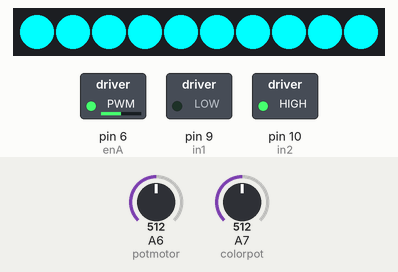
The sketch below on a simulated Arduino Nano, built with avr-gcc and run on an emulated ATmega328P. Parts: 10 RGB LEDs in strip order, left to right, switched loads named in the sketch (green lamp = pin HIGH). The inputs (shaded band) are chosen by the test bench; at power-on: A7 (colorpot) = 512, A6 (potmotor) = 512.

Above: at 1.2 s.
1.3 s: A7 (colorpot) set to 716
At 2.1 s:
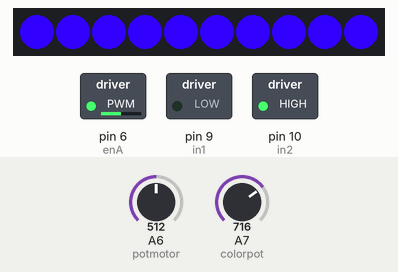
3.1 s: A7 (colorpot) set to 900
At 3.8 s:
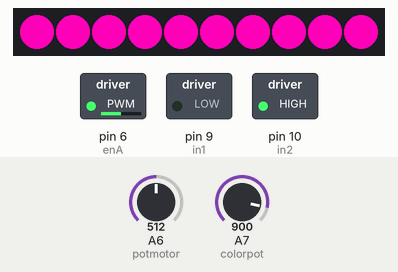
4.9 s: A7 (colorpot) set to 306
At 6.4 s:
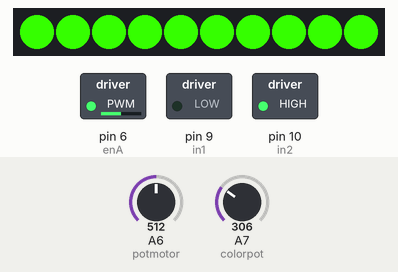
6.7 s: A7 (colorpot) set to 122
At 7.5 s:
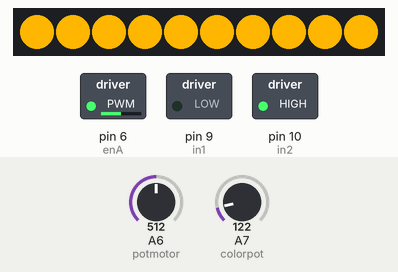
8.5 s: A7 (colorpot) set to 1023
At 9.1 s:
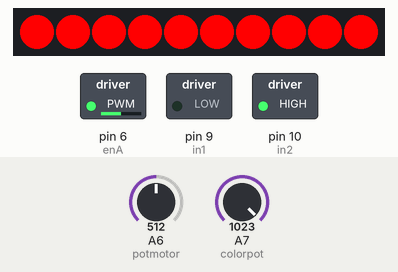
10.3 s: A6 (potmotor) set to 716
At 11.2 s:
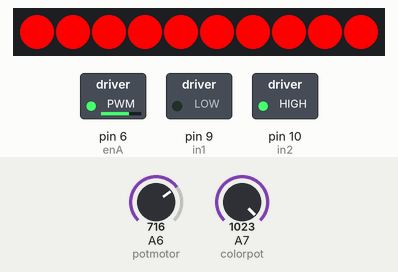
Timing chart, 0 to 12.8 s (numbered marks = the images above; inputs shaded):
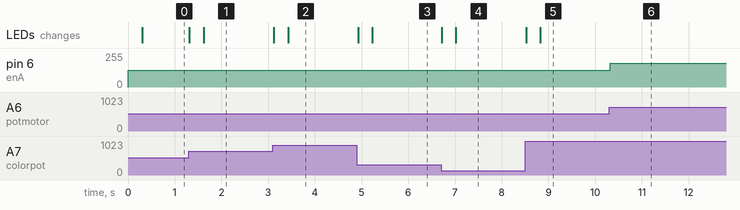

Measured:
- after the input at 1.3 s, the LEDs: first change at once (image 1 shows a later state)
- after the input at 3.1 s, the LEDs: first change at once (image 2 shows a later state)
- after the input at 4.9 s, the LEDs: first change at once (image 3 shows a later state)
- after the input at 6.7 s, the LEDs: first change at once (image 4 shows a later state)
- after the input at 8.5 s, the LEDs: first change at once (image 5 shows a later state)
- after the input at 10.3 s, pin 6 (enA): 127/255 → 178/255 at once

The sketch:

wavetank.ino
```cpp
#define enA 6
#define in1 9
#define in2 10
int potValue;
int pwmOutput;
const int potmotor = A6;
int y;

#include <Adafruit_NeoPixel.h>
#define PIN 8
#define NUMPIXELS 10
Adafruit_NeoPixel pixels(NUMPIXELS, PIN, NEO_GRB + NEO_KHZ800);
const int numReadings = 15;
int readings[numReadings];
int readIndex = 0;
int total = 0;
int average = 0;
int x;
const int colorpot = A7;

void setup() {
  pinMode(enA, OUTPUT);
  pinMode(in1, OUTPUT);
  pinMode(in2, OUTPUT);
  digitalWrite(in1, LOW);
  digitalWrite(in2, HIGH);
  pixels.begin();
}

void loop() {
  potValue = analogRead(potmotor);
  pwmOutput = map(potValue, 0, 1024, 0 , 255);
  analogWrite(enA, pwmOutput);

  total = total - readings[readIndex];
  readings[readIndex] = analogRead(colorpot);
  total = total + readings[readIndex];
  readIndex = readIndex + 1;
  if (readIndex >= numReadings) {
    readIndex = 0;
  }
  average = total / numReadings;
  y = map(average, 0, 1024, 0, 65536);
  pixels.clear();
  delay(10);
  uint32_t rgbcolor = pixels.ColorHSV(y);
  pixels.fill(rgbcolor);
  pixels.show();
  delay(10);
}
```
